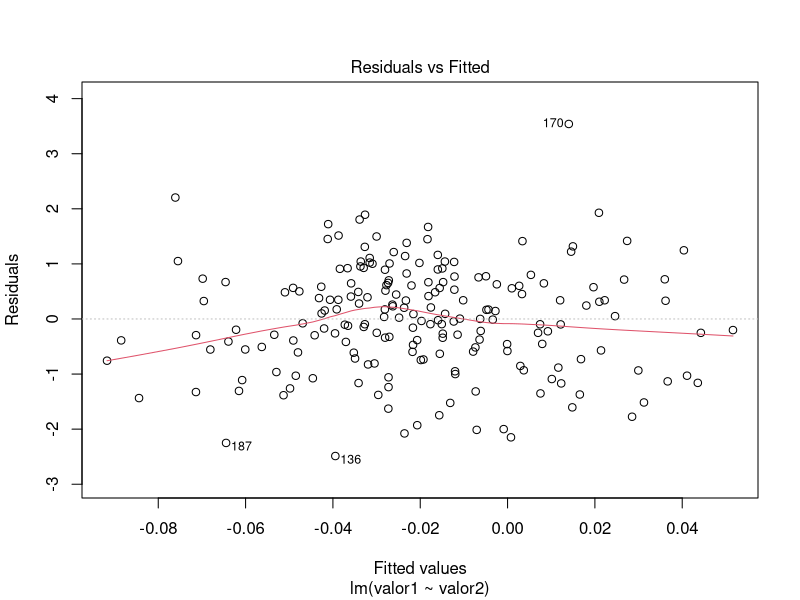
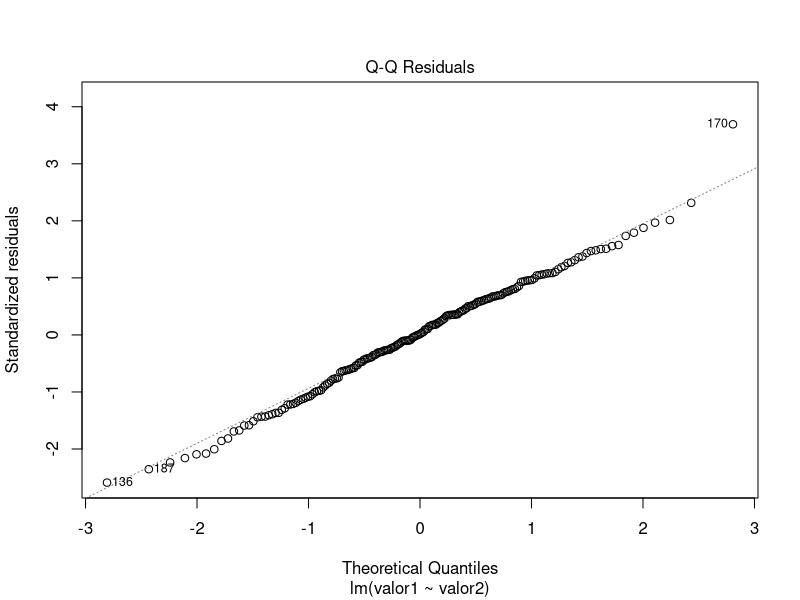
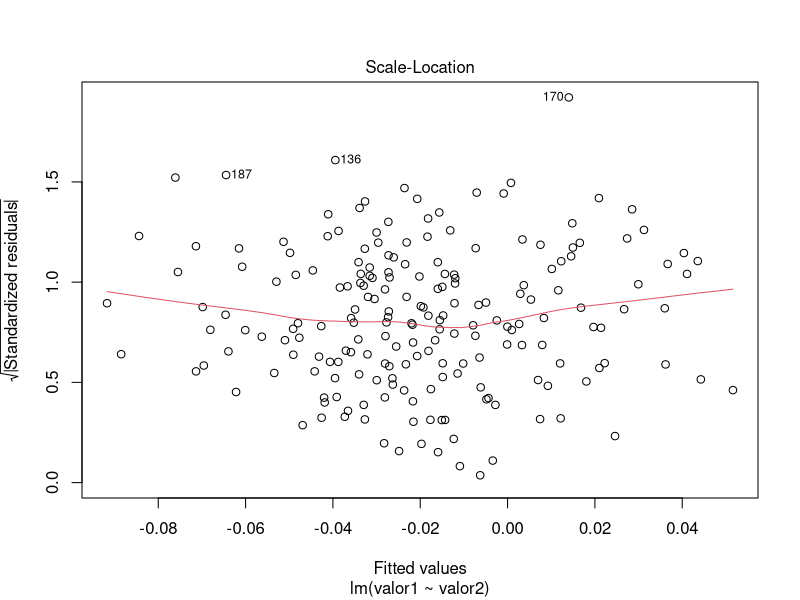
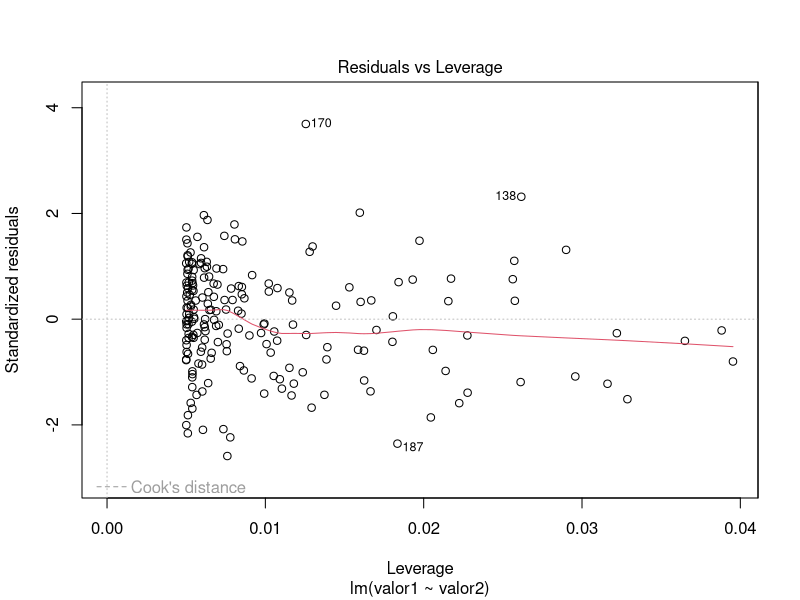

The R source for these figures, in order:
# Vetor simples
# Criando um vetor -> Simples

itens <- c("arroz","feijão","trigo","soja")

# Criando vetor com preços
preços <- runif(length(itens), min=3, max=10)
preços <- round(preços,digits = 2)

# criando data.frame com os vetores
df <- data.frame(itens,preços)

# Objeto Complexo

# Criando data frame com 2 variaveis
df <- data.frame(
"registro" = seq(1:200),
"valor1" = rnorm(200),
"valor2"= rnorm(200)
)
# Criando a regressão linear
l <- lm(valor1~valor2,df)
# exbindo a estrutura da regressão
str(l)
plot(l)

